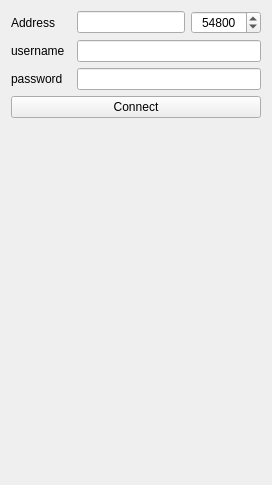
       <widget class="QWidget" name="tab">
        <attribute name="title">
         <string>Connect</string>
        </attribute>
        <layout class="QVBoxLayout" name="verticalLayout">
         <item>
          <layout class="QHBoxLayout" name="horizontalLayout_3">
           <item>
            <widget class="QLabel" name="label">
             <property name="minimumSize">
              <size>
               <width>60</width>
               <height>0</height>
              </size>
             </property>
             <property name="text">
              <string>Address</string>
             </property>
            </widget>
           </item>
           <item>
            <widget class="QLineEdit" name="lineEdit_Addr">
             <property name="sizePolicy">
              <sizepolicy hsizetype="Expanding" vsizetype="Fixed">
               <horstretch>0</horstretch>
               <verstretch>0</verstretch>
              </sizepolicy>
             </property>
             <property name="text">
              <string/>
             </property>
            </widget>
           </item>
           <item>
            <widget class="QSpinBox" name="spinBox_Port">
             <property name="minimumSize">
              <size>
               <width>70</width>
               <height>0</height>
              </size>
             </property>
             <property name="alignment">
              <set>Qt::AlignCenter</set>
             </property>
             <property name="maximum">
              <number>65535</number>
             </property>
             <property name="value">
              <number>54800</number>
             </property>
            </widget>
           </item>
          </layout>
         </item>
         <item>
          <layout class="QHBoxLayout" name="horizontalLayout">
           <item>
            <widget class="QLabel" name="label_3">
             <property name="minimumSize">
              <size>
               <width>60</width>
               <height>0</height>
              </size>
             </property>
             <property name="text">
              <string>username</string>
             </property>
            </widget>
           </item>
           <item>
            <widget class="QLineEdit" name="lineEdit_Username">
             <property name="text">
              <string/>
             </property>
            </widget>
           </item>
          </layout>
         </item>
         <item>
          <layout class="QHBoxLayout" name="horizontalLayout_2">
           <item>
            <widget class="QLabel" name="label_4">
             <property name="minimumSize">
              <size>
               <width>60</width>
               <height>0</height>
              </size>
             </property>
             <property name="text">
              <string>password</string>
             </property>
            </widget>
           </item>
           <item>
            <widget class="QLineEdit" name="lineEdit_Password">
             <property name="text">
              <string/>
             </property>
            </widget>
           </item>
          </layout>
         </item>
         <item>
          <widget class="QPushButton" name="pushButton_connect">
           <property name="text">
            <string>Connect</string>
           </property>
          </widget>
         </item>
         <item>
          <spacer name="verticalSpacer">
           <property name="orientation">
            <enum>Qt::Vertical</enum>
           </property>
           <property name="sizeHint" stdset="0">
            <size>
             <width>20</width>
             <height>356</height>
            </size>
           </property>
          </spacer>
         </item>
        </layout>
       </widget>
